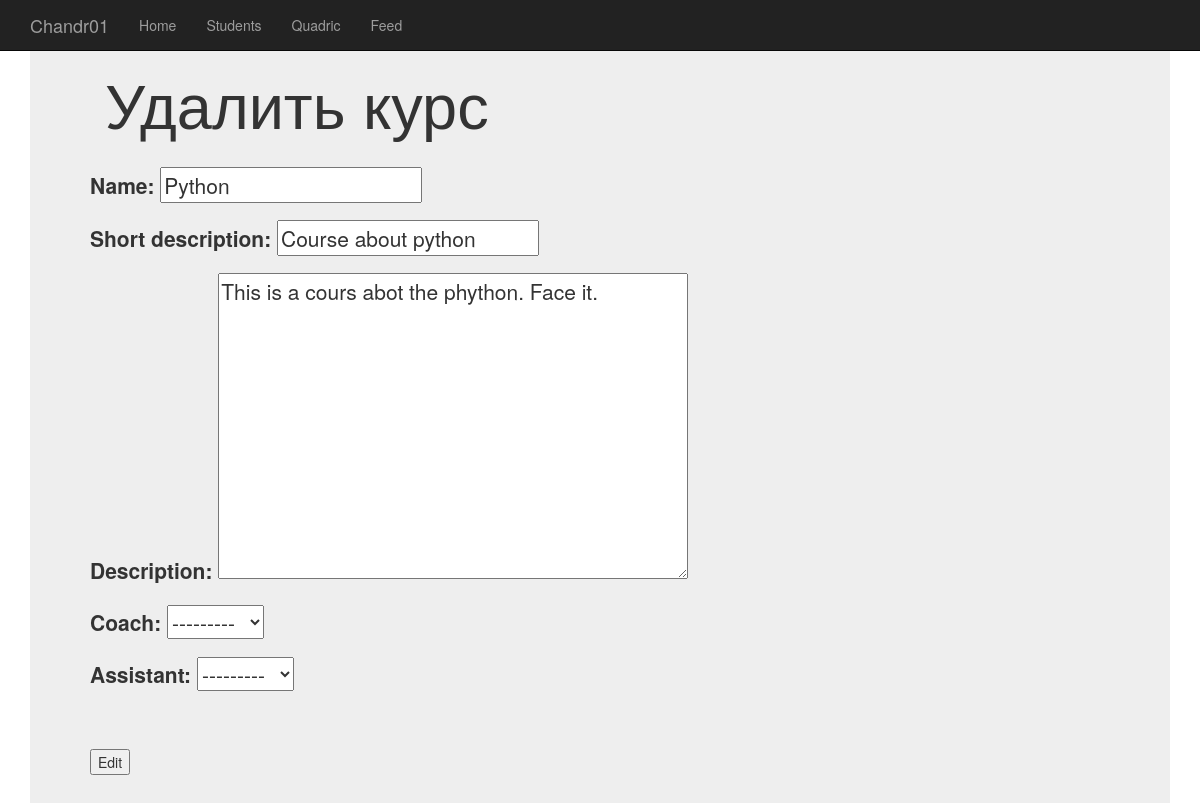
Screenshot of /course/edit/1 with the database file from the repository.
### course/models.py (models this page shows, shortened)
class Course(models.Model):
    name = models.CharField(max_length=255)
    short_description = models.CharField(max_length=255)
    description = models.TextField(max_length=2000)
    coach = models.ForeignKey(Coach, null=True, related_name='coach_courses', on_delete=models.DO_NOTHING)
    assistant = models.ForeignKey(Coach, null=True, related_name='assistant_courses', on_delete=models.DO_NOTHING)
    print(coach)

### course/views.py (the view)
# urls.py: url(r'^course/edit/(?P<pk>\d+)$', views.course_edit),
def course_edit(request, pk):
    modelcourseeditform = Course.objects.get(id=pk)
    form = ModelCourseEditForm(instance=modelcourseeditform)
    if request.method == 'POST':
        form = ModelCourseEditForm(request.POST, instance=modelcourseeditform)
        if form.is_valid():
            modelcourseeditform = form.save()
            messages.success(request, 'Изменения в курсе {} сохранены'.format(modelcourseeditform))
            return redirect('/')
    else:
        form = ModelCourseEditForm(instance=modelcourseeditform)
    return render(request, 'course_edit.html', {'modelcourseeditform': form})

### course/forms.py
class ModelCourseEditForm(forms.ModelForm):
    fields = ['short_description']
    class Meta:
        model = Course
        exclude = []

### coaches/models.py (called while the page is built)
    def __str__(self):
        return self.user.first_name

### templates/course_edit.html (shortened to what this page needs)
{% extends "base.html" %}
{% block name %}<h1>Удалить курс</h1>{% endblock name %}
{% block content %}
<br />
<form method="post">
    {{ modelcourseeditform.as_p }}<br />
    <br />
    <input type="submit" name="Edit" value="Edit"/>
</form>
{% endblock content %}

### rows the page displays
Course: name "Python", short_description "Course about python", description "This is a cours abot the phython. Face it.", coach "---------", assistant "---------"
